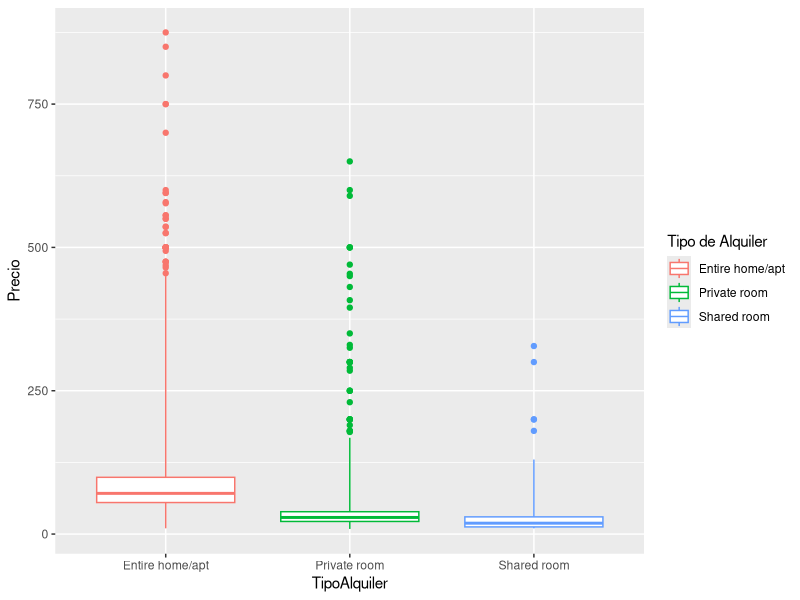
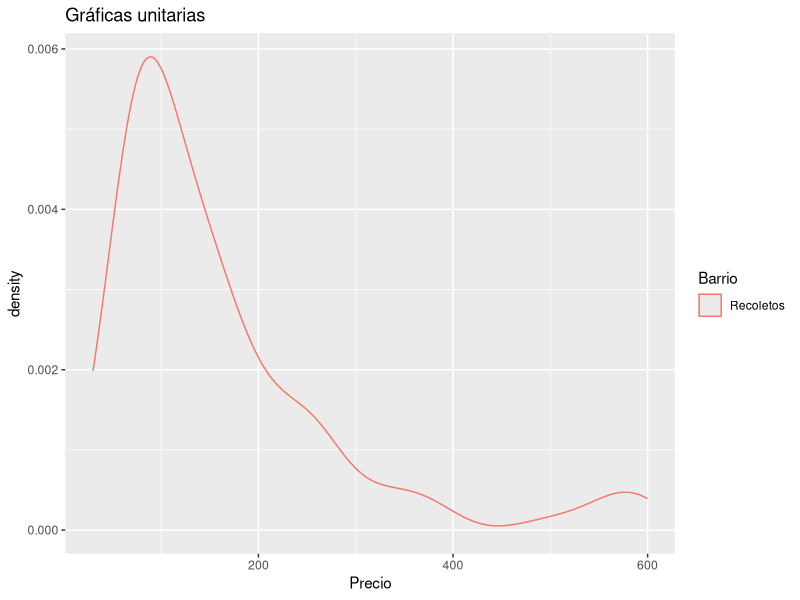
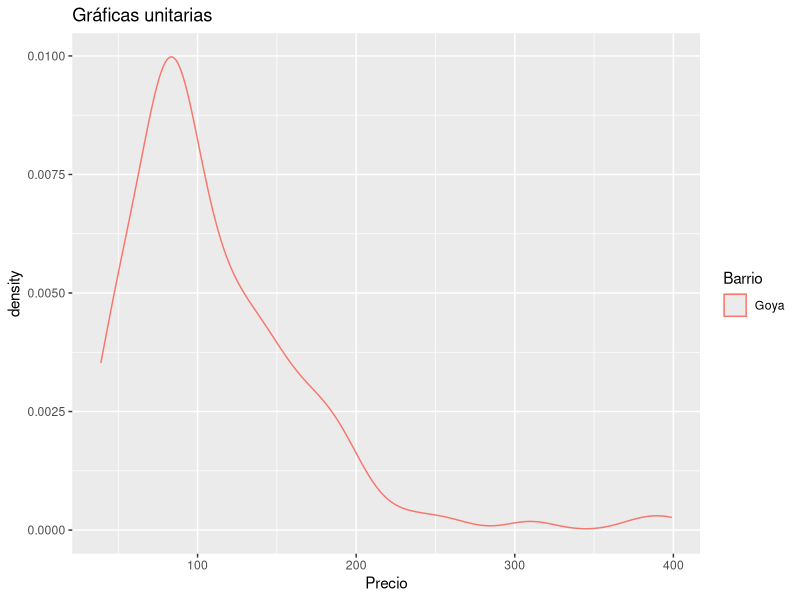
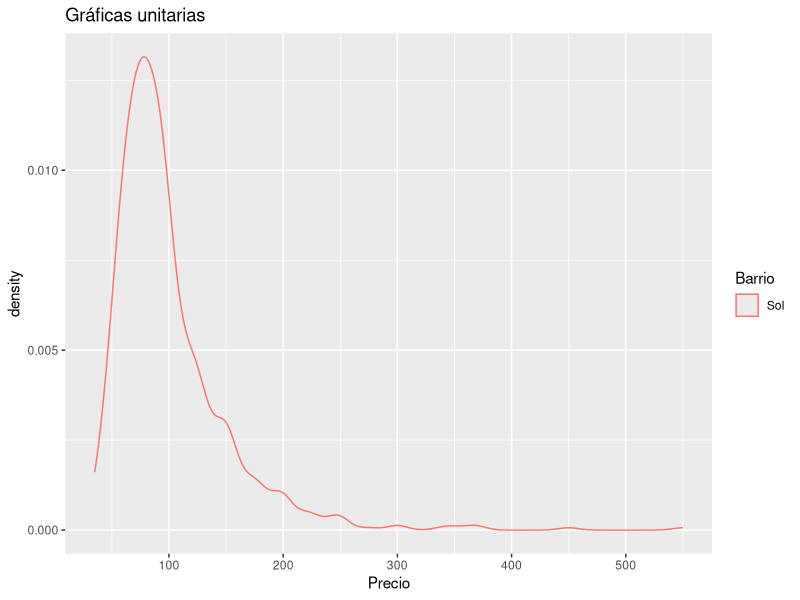
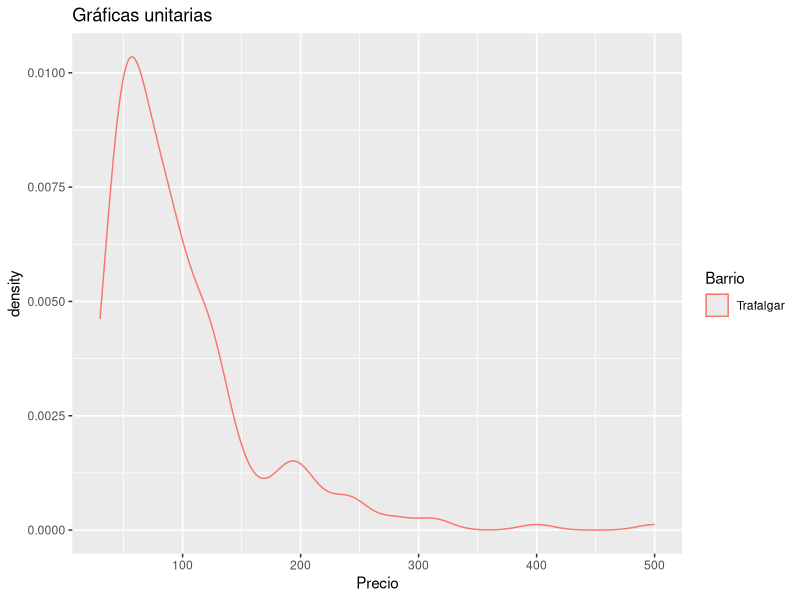
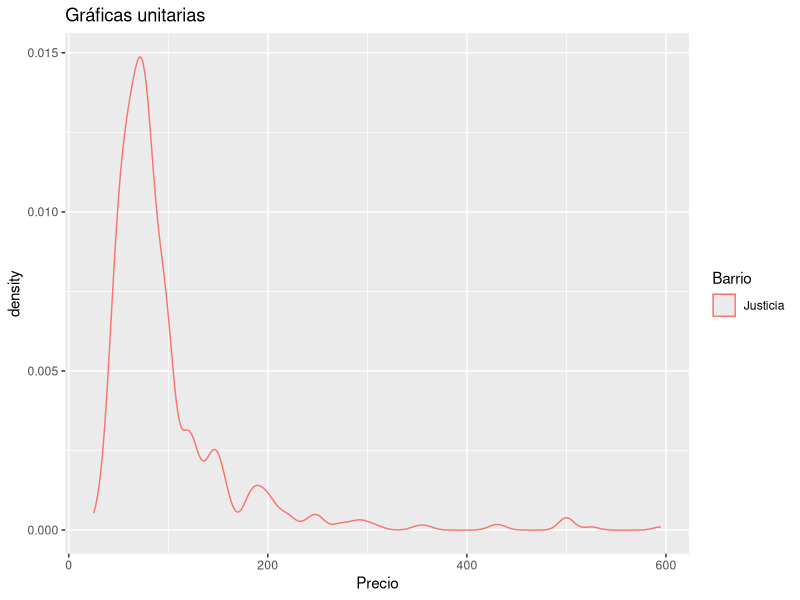
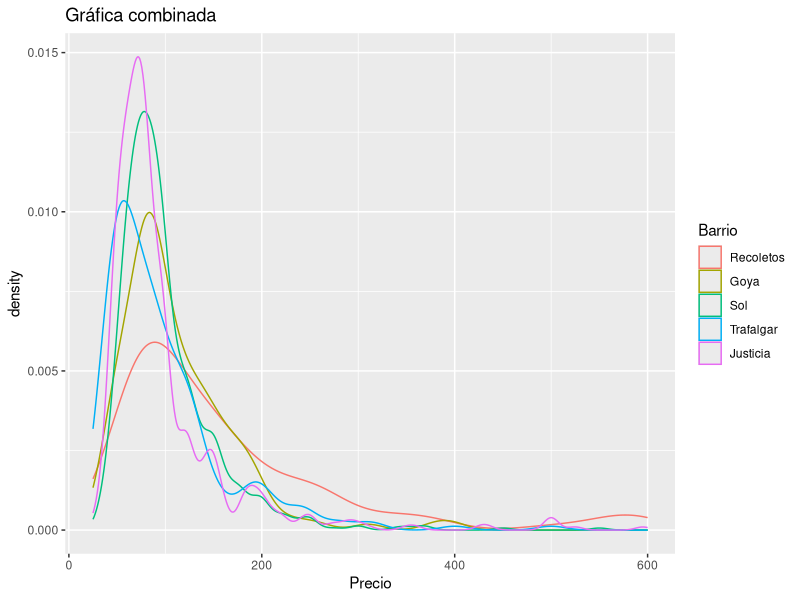
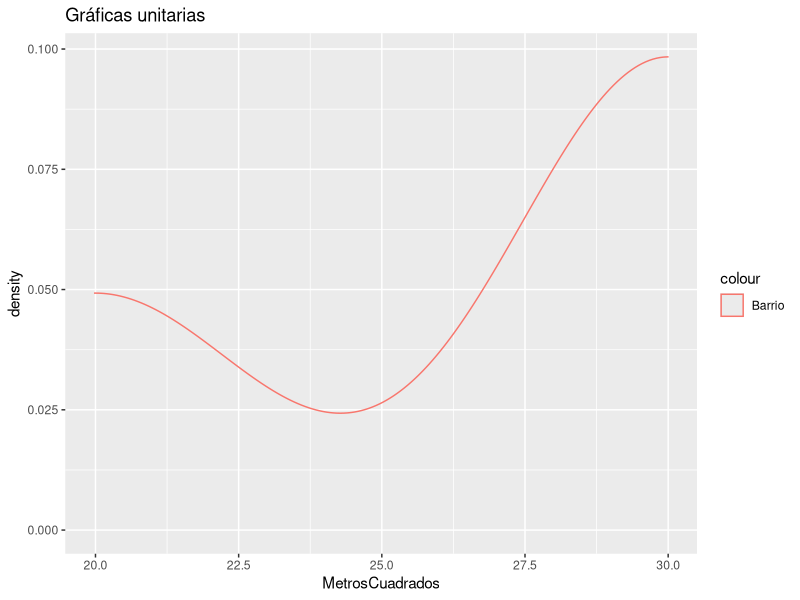

Source code (R) for these figures, in order:
## ---- chunk 1
library(ggplot2)
library(dplyr)
## ---- chunk 2
airbnb <- read.csv('airbnb.csv',sep = ',', stringsAsFactors = T)
## ---- chunk 3
head(airbnb,6)
## ---- chunk 4
str(airbnb)
## ---- chunk 5
newnames <- c("CodigoPostal","Barrio","TipoPropiedad","TipoAlquiler","MaxOcupantes","NumBanyos",
"NumDormitorios","NumCamas","TipoCama","Comodidades","PiesCuadrados","Precio","Puntuacion")
## ---- chunk 6
names(airbnb) <- newnames
head(airbnb, 6)
## ---- chunk 7
str(airbnb)
## ---- chunk 8
airbnb$MetrosCuadrados <- airbnb$PiesCuadrados*0.092903
head(airbnb[c("MetrosCuadrados", "PiesCuadrados")], 10)
## ---- chunk 9
airbnb$CodigoPostal
## ---- chunk 10
unique(airbnb$CodigoPostal[nchar(as.character(airbnb$CodigoPostal)) <5])
unique(airbnb$CodigoPostal[nchar(as.character(airbnb$CodigoPostal)) >5])
## ---- chunk 11
airbnb$CodigoPostal[airbnb$CodigoPostal == "2815"] <- "28015"
airbnb$CodigoPostal[airbnb$CodigoPostal == "2805"] <- "28005"
airbnb$CodigoPostal[airbnb$CodigoPostal == "2015"] <- "28015"
airbnb$CodigoPostal[airbnb$CodigoPostal == "2804"] <- "28004"
airbnb$CodigoPostal[airbnb$CodigoPostal == "280013"] <- "28013"
## ---- chunk 12
airbnb$CodigoPostal[airbnb$CodigoPostal %in% c("", "-", "28")] <- NA
## ---- chunk 13
airbnb$CodigoPostal <- gsub("\n.*", "", airbnb$CodigoPostal)
## ---- chunk 14
airbnb$CodigoPostal <- gsub("Madrid ", "", airbnb$CodigoPostal)
## ---- chunk 15
unique(airbnb$CodigoPostal[nchar(as.character(airbnb$CodigoPostal)) <5])
unique(airbnb$CodigoPostal[nchar(as.character(airbnb$CodigoPostal)) >5])
## ---- chunk 16
no_madrid <- unique(airbnb$CodigoPostal[!is.na(airbnb$CodigoPostal) & !grepl("28.*", airbnb$CodigoPostal)])
no_madrid
## ---- chunk 17
airbnb$CodigoPostal[airbnb$CodigoPostal %in% no_madrid] <- NA
unique(airbnb$CodigoPostal[!is.na(airbnb$CodigoPostal) & !grepl("28.*", airbnb$CodigoPostal)])
## ---- chunk 18
print(unique(airbnb$CodigoPostal))
## ---- chunk 19
max_code <- airbnb$CodigoPostal[max(table(airbnb$CodigoPostal))]
max_count <- max(table(airbnb$CodigoPostal))
min_code <- airbnb$CodigoPostal[min(table(airbnb$CodigoPostal))]
min_count <- min(table(airbnb$CodigoPostal))
paste("El CP con más ocurrencias es el",max_code,", con", max_count, "ofertas.")
paste("El CP con menos ocurrencias es",min_code,"con",min_count,"ofertas")
## ---- chunk 20
barrios_28012 <- (unique(airbnb[airbnb$CodigoPostal == "28012", "Barrio"]))
for (i in barrios_28012) {
  print(i)
}
## ---- chunk 21
# La librería forcats es muy útil para trabajar con factores.
library(forcats)
# fct_count() cuenta los valores que hay en cada level
conteo1 <- fct_count(airbnb$Barrio[airbnb$Barrio %in% barrios_28012])
# Le podemos poder nombres a las columnas que crea
names(conteo1) <- c("Barrio", "Entradas")
conteo1[conteo1$Entradas != 0,]
## ---- chunk 22
# Contamos la longitud de los levels de la columna Barrio
paste("Hay", length(levels(airbnb$Barrio)), "barrios en el dataset")
## ---- chunk 23
# Enumeramos los levels
cat("\nLos barrios que hay son:\n\n")
levels(airbnb$Barrio)
## ---- chunk 24
cat("Los 5 barrios con más entradas en el listado son:\n")
head(sort(table(airbnb$Barrio), decreasing=T), 5)
## ---- chunk 25
# Usaremos aquí los dos métodos de acceso a los levels de un factor para comparar su uso y para contabilizar las categorías de la variable discreta.
paste("Hay",length(fct_count(airbnb$TipoAlquiler)$n), "tipos de alquileres distintos")
paste("Hay",length(levels(airbnb$TipoAlquiler)), "tipos de alquileres distintos")
## ---- chunk 26
# Se puede apreciar que sólo para contar es más cómodo usar el acceso directo con levels(), pero forcats es más visual para acceder a la relación entre level y valor, ya que los presenta co o un dataframe.
## ---- chunk 27
cat("Los tres tipos de alquileres son:\n")
# Usaré un bucle for para imprimir cada valor en una línea distinta.
for (i in fct_count(airbnb$TipoAlquiler)$f) {
  cat("·",i,"\n")
}
## ---- chunk 28
cat("El conteo de cada tipo de alquiler es:\n")
table(airbnb$TipoAlquiler)
## ---- chunk 29
# Hacemos el boxplot
ggplot(airbnb, aes(x=TipoAlquiler, y=Precio, color=TipoAlquiler)) + geom_boxplot(coef = 8) + scale_colour_discrete("Tipo de Alquiler")
## ---- chunk 30
# Esta vez probaré a usar dplyr
airbnb |> group_by(TipoAlquiler) |> summarize(mean(Precio, na.rm =T))
## ---- chunk 31
# Vistas las medias de cada grupo, realizaré un test Kruskal, ya que se ve claramente en el boxplot que las distribuciones no son Gaussianeas, por lo que no podemos usar un ANOVA.
kruskal.test(Precio ~ TipoAlquiler, data=airbnb)
# Para comprobar las diferencias por pares, tenemos el test pairwise de Wilcox
pairwise.wilcox.test(airbnb$Precio, airbnb$TipoAlquiler)
## ---- chunk 32
airbnb[airbnb$TipoAlquiler == "Entire home/apt",] -> airbnb_entire
airbnb_entire
## ---- chunk 33
head(fct_count(airbnb_entire$Barrio, sort=TRUE), 5) -> mayor_oferta_entire
names(mayor_oferta_entire) <- c("Barrio", "Cantidad")
mayor_oferta_entire
## ---- chunk 34
por_precios <- aggregate(Precio ~ Barrio, airbnb_entire, mean, na.rm=T)
droplevels(head(por_precios[order(por_precios$Precio, decreasing=T), ], 5)) -> caros
caros
## ---- chunk 35
# Guardamos el conteo de cuántos apartamentos enteros hay por barrio....
count(airbnb_entire, Barrio, name="Ofertas") -> conteo_entire
# ... y luego un left join con los 5 más caros para que se quede sólo con el conteo de esos 5.
left_join(caros, conteo_entire, by="Barrio", keep=F)
## ---- chunk 36
# Creamos otro ranking de precios medios caros sin reducir a 5
por_precios[order(por_precios$Precio, decreasing=T),] -> caros2
# Ahora hago un dataframe filtrado por entradas mayores de 100
fct_count(airbnb_entire$Barrio, sort=TRUE) |> filter(n > 100) -> mas_de_100_entire
names(mas_de_100_entire) <- c("Barrio", "Conteo")
# Ahora un right join de ambos dataframes
head(right_join(caros2, mas_de_100_entire, by="Barrio", keep=F), 5) -> top_caros_mas_de_100
top_caros_mas_de_100
## ---- chunk 37
# Nota: No tengo claro si quiere 5 gráficas en el mismo canvas o en 5 canvas diferentes, así que pongo las dos opciones :D

# Primero extraigo los nombres de los barrios a dibujar
droplevels(top_caros_mas_de_100$Barrio) -> a_dibujar

# -------Para 5 lienzos distintos: ----------
# Este loop recoge temporalmente los precios de cada barrio en la lista de los 5 nombres:
for (Barrio in a_dibujar){
  temp <- airbnb_entire[airbnb_entire$Barrio == Barrio,]
  # y pinta cada vez el ggplot completo desde cero con los datos del barrio del nombre que corresponda al loop:
  print(ggplot() + geom_density(data=temp, aes(x=Precio, colour=Barrio)) + labs(title = "Gráficas unitarias"))
}

# -------Para las 5 en la misma gráfica: ----------
# Inicializo grid del ggplot y lo guardo en una variable para poderle añadir secuencialmente cada curva.
g <- ggplot() + labs(title = "Gráfica combinada")
# Este loop recoge temporalmente los precios de cada barrio en la lista de los 5 nombres:
for (Barrio in a_dibujar){
  temp <- airbnb_entire[airbnb_entire$Barrio == Barrio,]
  # Sobreescribo la variable del grid del ggplot con el nuevo gráfico
  g <- g + geom_density(data=temp, aes(x=Precio, colour=Barrio))
}
print(g)
## ---- chunk 38
por_metros <- aggregate(MetrosCuadrados ~ Barrio, airbnb_entire, mean, na.rm=T)
por_metros[order(por_metros$MetrosCuadrados, decreasing=T), ] -> grandes
left_join(top_caros_mas_de_100, por_metros, by="Barrio", keep=F) -> top_caros_mas_de_100_completo
top_caros_mas_de_100_completo
## ---- chunk 39
# Seguiré el mismo método de dibujo que en las ateriores gráficas:
# -------Para 5 lienzos distintos: ----------
for (i in a_dibujar){
  temp <- airbnb_entire[airbnb_entire$Barrio == i,]
  print(ggplot() + geom_density(data=temp, aes(x=MetrosCuadrados, colour="Barrio"), na.rm=T) + labs(title = "Gráficas unitarias"))
}

# -------Para las 5 en la misma gráfica: ----------
g <- ggplot() + labs(title = "Gráfica combinada")
for (i in a_dibujar){
  temp <- airbnb_entire[airbnb_entire$Barrio == Barrio,]
  g <- g + geom_density(data=temp, aes(x=MetrosCuadrados, colour=Barrio), na.rm=T)
}
print(g)
## ---- chunk 40
# Para realizar el test de kruskal ahora tenemos que recoger los datos adecuados del dataset.
# Necesitamos recoger los datos completos de los 5 barrios con más de 100 entradas respecto a sus metros cuadrados.
los_5 <- airbnb_entire[airbnb_entire$Barrio %in% a_dibujar,]
kruskal.test(MetrosCuadrados ~ Barrio, los_5)
## ---- chunk 41
barrio_sol<-subset(airbnb_entire,Barrio=="Sol")
cor(barrio_sol[,c("Precio", "NumBanyos", "NumDormitorios", "MaxOcupantes", "MetrosCuadrados")], use="complete.obs") -> cor_matrix_antes
cor_matrix_antes
## ---- chunk 42
# Realizaremos un test de correlación para averiguar este hecho:
cor.test(barrio_sol$NumDormitorios, barrio_sol$MetrosCuadrados)
## ---- chunk 43
ggplot() + geom_bar(data=barrio_sol, aes(x=NumDormitorios), color="black", fill="maroon") + scale_x_continuous(breaks = seq(0,10,1), lim=c(-1,11))
ggplot() + geom_histogram(data=barrio_sol, aes(x=MetrosCuadrados), color="black", fill="maroon", bins=30, na.rm=T) + scale_x_continuous(breaks = seq(0,220,10), lim=c(-10,221))
ggplot() + geom_bar(data=barrio_sol, aes(x=MaxOcupantes), color="black", fill="maroon", na.rm=T) + scale_x_continuous(breaks = seq(0,16,1), lim=c(-1,17))
ggplot() + geom_bar(data=barrio_sol, aes(x=NumBanyos), color="black", fill="maroon", na.rm=T) + scale_x_continuous(breaks = seq(0,10,1), lim=c(-1,11))
## ---- chunk 44
barrio_sol_filtrados <- barrio_sol[(barrio_sol$NumDormitorios <6) & (barrio_sol$MetrosCuadrados > 10),]
cor_matrix_despues <- cor(barrio_sol_filtrados[,c("Precio", "NumBanyos", "NumDormitorios", "MaxOcupantes", "MetrosCuadrados")], use="complete.obs")
## ---- chunk 45
cat("Matrix de correlación anters de filtrar:\n")
cor_matrix_antes
cat("\nMatrix de correlación después de filtrar:\n")
cor_matrix_despues
## ---- chunk 46
cat("1.- Primer modelo, usando Número de Dormitorios:\n")
modelo1 <- lm(Precio ~ NumDormitorios, data=barrio_sol_filtrados)
summary(modelo1)
cat("\n2.- Segundo modelo, usando Metros Cuadrados:\n")
modelo2 <- lm(Precio ~ MetrosCuadrados, data=barrio_sol_filtrados)
summary(modelo2)
cat("\n3.- Tercer modelo, usando Número de Dormitorios, Metros Cuadrados y Número de Ocupantes (las 3 correlaciones más altas):\n")
modelo3 <- lm(Precio ~ NumDormitorios+MetrosCuadrados+MaxOcupantes, data=barrio_sol_filtrados)
summary(modelo3)
cat("\n4.- Cuarto modelo, usando Número de Dormitorios y Metros Cuadrados (las 2 correlaciones más altas):\n")
modelo4 <- lm(Precio ~ NumDormitorios+MetrosCuadrados, data=barrio_sol_filtrados)
summary(modelo4)
## ---- chunk 47
cat("Coeficientes del modelo de regresión con los Metros Cuadrados:\n\n")
summary(modelo2)[[4]]
cat("\n")
cat(paste("Por cada metro cuadrado, el precio se incrementa en",round(summary(modelo2)[[4]][[2]],4),"unidades."))
cat("\n\nLos márgenes del CI al 95% son:\n")
confint(modelo2)
## ---- chunk 48
cat("Coeficientes del modelo de regresión con el Número de Habitaciones:\n\n")
summary(modelo1)[[4]]
cat("\n")
cat(paste("Por cada habitación, el precio se incrementa en",round(summary(modelo1)[[4]][[2]],4),"unidades."))
cat("\n\nLos márgenes del CI al 95% son:\n")
confint(modelo2)
## ---- chunk 49
dorm3_totals <- nrow(barrio_sol[barrio_sol$NumDormitorios == 3,] )
binom.test(1, dorm3_totals)
## ---- chunk 50
X1_filt <- airbnb_entire[(airbnb_entire$NumDormitorios < 6), ]
suppressWarnings(print(ggplot() + geom_point(data=airbnb_entire, aes(x=NumDormitorios, y=Precio)) + geom_smooth(data=airbnb_entire, aes(x=NumDormitorios, y=Precio, color="red"), method='lm', na.rm=T) + geom_smooth(data=X1_filt, aes(x=NumDormitorios, y=Precio, color="green"), method='lm', na.rm=T) + scale_x_continuous(breaks = seq(0,10,1), lim=c(-1,11)) + scale_colour_manual(name = 'Regresiones por Número de Dormitorios', values =c('green'='green','red'='red'), labels = c('Sin filtrar','Filtrado'))))
## ---- chunk 51
X2_filt = airbnb_entire[(airbnb_entire$MetrosCuadrados > 10), ]
suppressWarnings(print(ggplot() + geom_point(data=airbnb_entire, aes(x=MetrosCuadrados, y=Precio)) + geom_smooth(data=airbnb_entire, aes(x=MetrosCuadrados, y=Precio, color="red"), method='lm', na.rm=T) + geom_smooth(data=X2_filt, aes(x=MetrosCuadrados, y=Precio, color="green"), method='lm', na.rm=T) + scale_x_continuous(breaks = seq(0,220,10), lim=c(-10,221)) + scale_colour_manual(name = 'Regresiones por Metros Cuadrados', values =c('green'='green','red'='red'), labels = c('Sin filtrar','Filtrado'))))
